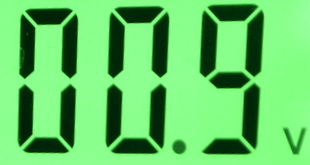
//> input picture registro/Imagem_Corrigida.png, 310 x 165 px, given in place of the camera
$ ./equalize   (built with g++ and OpenCV 4)
//> lines starting //> are read from the running program, lines starting //| are printed output that depends on the picture
#include <iostream>
#include <opencv2/opencv.hpp>

void drawHistogram(const cv::Mat& hist, cv::Mat& histImg, cv::Scalar color) {
  histImg.setTo(cv::Scalar(0, 0, 0));
  int nbins = hist.rows;
  int histh = histImg.rows;

  cv::Mat histNorm;
  cv::normalize(hist, histNorm, 0, histh, cv::NORM_MINMAX, -1, cv::Mat());

  for (int i = 0; i < nbins; i++) {
    cv::line(histImg,
             cv::Point(i, histh),
             cv::Point(i, histh - cvRound(histNorm.at<float>(i))),
             color, 1, 8, 0);
  }
}

int main(int argc, char** argv) {
  cv::VideoCapture cap;

  // Se passado parâmetro abre vídeo, senão abre a webcam (índice 0)
  if (argc > 1) {
    cap.open(argv[1]);
  } else {
    cap.open(0);
  }

  if (!cap.isOpened()) {
    std::cerr << "Erro ao abrir a fonte de video/camera." << std::endl;
    return -1;
  }

  cap.set(cv::CAP_PROP_FRAME_WIDTH, 640);
  cap.set(cv::CAP_PROP_FRAME_HEIGHT, 480);

  cv::Mat frame, gray, equalized;
  cv::Mat histOriginal, histEqualized;
  int nbins = 64;
  float range[] = {0, 256};
  const float* histrange = {range};

  int histw = nbins;
  int histh = nbins / 2;
  cv::Mat histImgOrig(histh, histw, CV_8UC3, cv::Scalar(0, 0, 0));
  cv::Mat histImgEq(histh, histw, CV_8UC3, cv::Scalar(0, 0, 0));

  while (true) {
    cap >> frame;
//> frame is the input picture: 165 rows x 310 cols, CV_8UC3; mean B, G, R 102.3, 199.9, 99.8
    if (frame.empty()) break;

    // Converte para tons de cinza
    cv::cvtColor(frame, gray, cv::COLOR_BGR2GRAY);
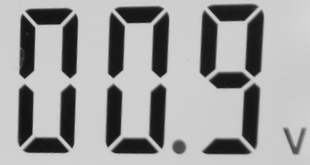
//> gray: 165 rows x 310 cols, CV_8UC1; min 18, max 214, mean 158.9

    // Equalização de Histograma
    cv::equalizeHist(gray, equalized);
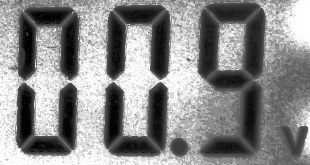
//> equalized: 165 rows x 310 cols, CV_8UC1; min 0, max 255, mean 137.3

    // Cálculo dos histogramas
    cv::calcHist(&gray, 1, 0, cv::Mat(), histOriginal, 1, &nbins, &histrange, true, false);
//> histOriginal = 64 values, max 23259 at index 51, min 0 at index 0, mean 799.2
    cv::calcHist(&equalized, 1, 0, cv::Mat(), histEqualized, 1, &nbins, &histrange, true, false);
//> histEqualized = 64 values, max 8658 at index 54, min 0 at index 4, mean 799.2

    // Desenho dos histogramas
    drawHistogram(histOriginal, histImgOrig, cv::Scalar(0, 255, 255));
//> in drawHistogram, `cv::normalize(hist, histNorm, 0, histh, cv::NORM_MINMAX, -1, cv::Mat());`: histNorm = 64 values, max 32 at index 51, min 0 at index 0, mean 1.1
//> after the loop in drawHistogram, `for (int i = 0; i < nbins; i++)`:
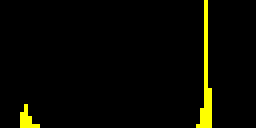
//> histImg: 32 rows x 64 cols, CV_8UC3 (shown 4 times larger); mean B, G, R 0, 7.8, 7.8
    drawHistogram(histEqualized, histImgEq, cv::Scalar(0, 255, 0));
//> call 2 of drawHistogram, with color = Scalar(0, 255)
//> in drawHistogram (call 2), `cv::normalize(hist, histNorm, 0, histh, cv::NORM_MINMAX, -1, cv::Mat());`: histNorm = 64 values, max 32 at index 54, min 0 at index 4, mean 2.95
//> after the loop in drawHistogram (call 2), `for (int i = 0; i < nbins; i++)`:
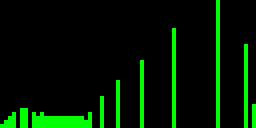
//> histImg: 32 rows x 64 cols, CV_8UC3 (shown 4 times larger); mean B, G, R 0, 23.4, 0

    // Converte cinza para BGR apenas para concatenar/exibir os histogramas sobrepostos
    cv::Mat displayOrig, displayEq;
    cv::cvtColor(gray, displayOrig, cv::COLOR_GRAY2BGR);
    cv::cvtColor(equalized, displayEq, cv::COLOR_GRAY2BGR);

    histImgOrig.copyTo(displayOrig(cv::Rect(0, 0, histw, histh)));
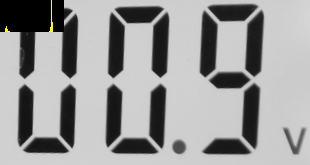
//> displayOrig: 165 rows x 310 cols, CV_8UC3; mean B, G, R 153.1, 153.4, 153.4
    histImgEq.copyTo(displayEq(cv::Rect(0, 0, histw, histh)));
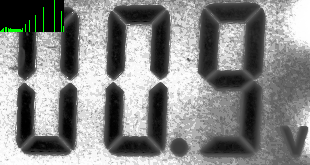
//> displayEq: 165 rows x 310 cols, CV_8UC3; mean B, G, R 133.1, 134.1, 133.1

    cv::imshow("Original (Cinza)", displayOrig);
    cv::imshow("Equalizada", displayEq);

    if (cv::waitKey(30) == 27) break; // ESC para sair
//> the Esc key is pressed
  }

  return 0;
}

$ run again, on registro/voltimetro.png
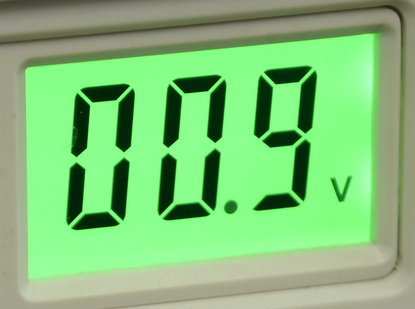
//> input picture registro/voltimetro.png, 415 x 309 px, given in place of the camera
//> frame is the input picture: 309 rows x 415 cols, CV_8UC3; mean B, G, R 120.1, 191.7, 128.9
//> histOriginal = 64 values, max 33210 at index 51, min 0 at index 0, mean 2003.7
//> histEqualized = 64 values, max 11398 at index 54, min 0 at index 37, mean 2003.7
//> histNorm = 64 values, max 32 at index 51, min 0 at index 0, mean 1.93
//> `histImgOrig.copyTo(displayOrig(cv::Rect(0, 0, histw, histh)));`:
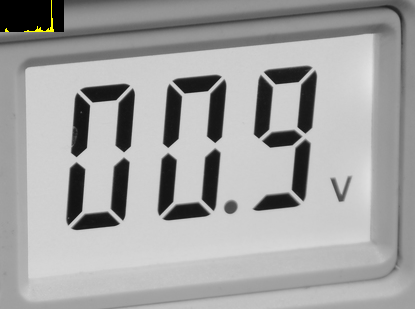
//> displayOrig: 309 rows x 415 cols, CV_8UC3; mean B, G, R 162.8, 163.1, 163.1
//> `histImgEq.copyTo(displayEq(cv::Rect(0, 0, histw, histh)));`:
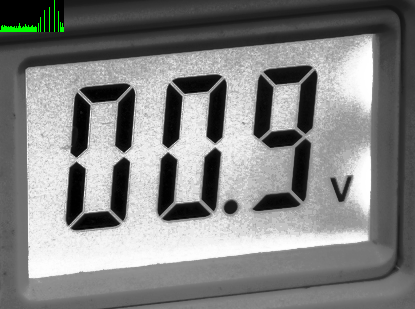
//> displayEq: 309 rows x 415 cols, CV_8UC3; mean B, G, R 130.1, 130.9, 130.1
